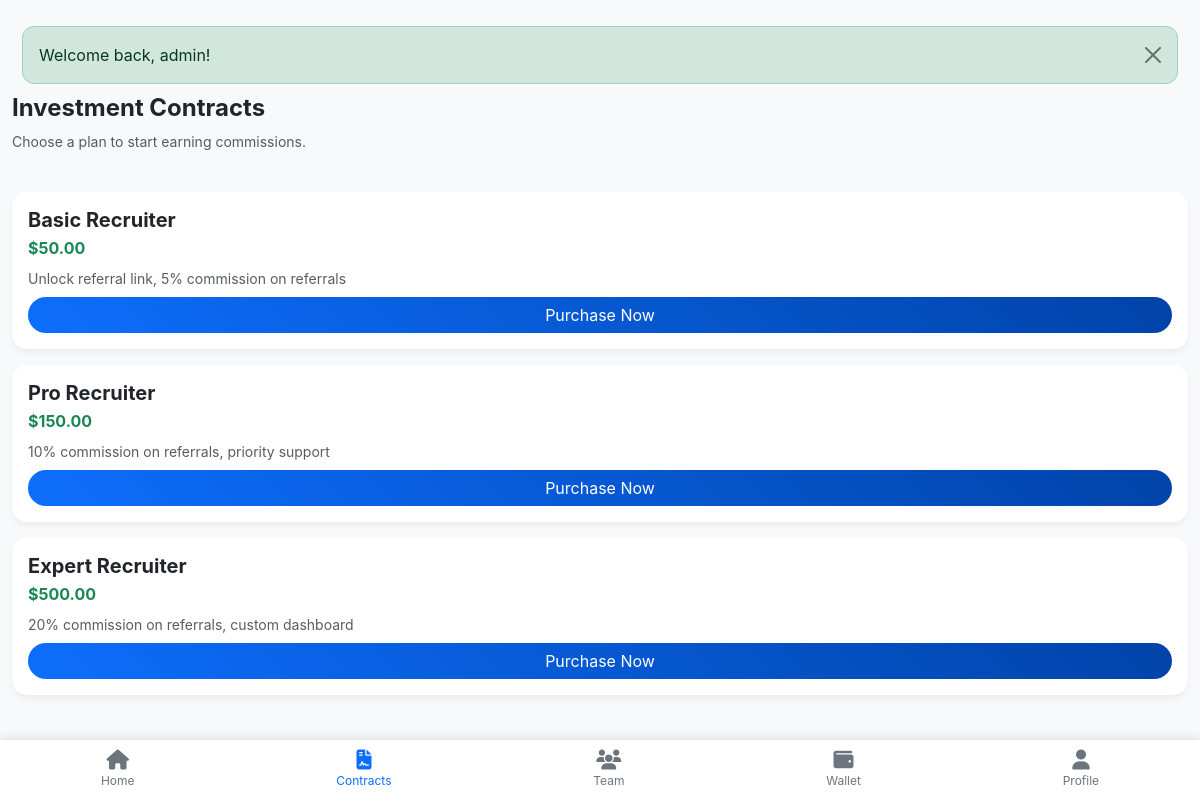
The app's page /user/contracts.php (signed in) with its own data.
### tables this page shows
CREATE TABLE IF NOT EXISTS contracts (
    id INT AUTO_INCREMENT PRIMARY KEY,
    name VARCHAR(100) NOT NULL,
    price DECIMAL(15, 2) NOT NULL,
    benefits TEXT,
    referral_commission_percentage DECIMAL(5, 2) DEFAULT 0.00,
    file_path VARCHAR(255) DEFAULT NULL,
    created_at TIMESTAMP DEFAULT CURRENT_TIMESTAMP,
    updated_at TIMESTAMP DEFAULT CURRENT_TIMESTAMP ON UPDATE CURRENT_TIMESTAMP
);

### user/contracts.php (the view, shortened to what this page needs)
<?php
require_once __DIR__ . '/../includes/functions.php';
require_once __DIR__ . '/../includes/auth.php';
$user = get_logged_in_user($pdo);
$stmt = $pdo->query("SELECT * FROM contracts");
$contracts = $stmt->fetchAll();
$stmt = $pdo->prepare("SELECT contract_id FROM user_contracts WHERE user_id = ? AND status = 'active'");
$stmt->execute([$user['id']]);
$active_user_contracts = $stmt->fetchAll(PDO::FETCH_COLUMN);
$active_page = 'contracts';
include __DIR__ . '/../includes/header.php';
?>
<div class="row">
    <div class="col-12 mb-4">
        <h4 class="fw-bold">Investment Contracts</h4>
        <p class="text-muted small">Choose a plan to start earning commissions.</p>
    </div>
    <?php foreach ($contracts as $contract): ?>
        <div class="col-12 mb-3">
            <div class="card p-3 <?php echo in_array($contract['id'], $active_user_contracts) ? 'border-primary' : ''; ?>">
                <div class="d-flex justify-content-between">
                    <div>
                        <h5 class="fw-bold mb-1"><?php echo htmlspecialchars($contract['name']); ?></h5>
                        <p class="text-success fw-bold mb-2"><?php echo format_currency($contract['price']); ?></p>
                        <p class="small text-muted mb-2"><?php echo nl2br(htmlspecialchars($contract['benefits'])); ?></p>
                    </div>
                </div>
                <form method="POST" action="">
                    <button type="submit" class="btn btn-primary w-100 rounded-pill" <?php echo in_array($contract['id'], $active_user_contracts) ? 'disabled' : ''; ?>>
                        <?php echo in_array($contract['id'], $active_user_contracts) ? 'Already Purchased' : 'Purchase Now'; ?>
                    </button>
                </form>
            </div>
        </div>
    <?php endforeach; ?>
</div>
<?php include __DIR__ . '/../includes/footer.php'; ?>

### includes/header.php (shortened to what this page needs)
<!DOCTYPE html>
<html lang="en">
<head>
    <link href="https://cdn.jsdelivr.net/npm/bootstrap@5.3.0/dist/css/bootstrap.min.css" rel="stylesheet">
    <link href="https://cdnjs.cloudflare.com/ajax/libs/font-awesome/6.4.0/css/all.min.css" rel="stylesheet">
    <link rel="stylesheet" href="/assets/css/style.css">
</head>
<body>
<div class="container-fluid pt-3">
    <?php display_flash_message(); ?>

### includes/functions.php (shortened to what this page needs)
<?php
function display_flash_message() {
    if (isset($_SESSION['flash'])) {
        $flash = $_SESSION['flash'];
        echo '<div class="alert alert-' . $flash['type'] . ' alert-dismissible fade show" role="alert">
                ' . $flash['message'] . '
                <button type="button" class="btn-close" data-bs-dismiss="alert" aria-label="Close"></button>
              </div>';
    }
}
function is_logged_in() {
    return isset($_SESSION['user_id']);
}
function format_currency($amount) {
    return '$' . number_format($amount, 2);
}
?>

### includes/footer.php (shortened to what this page needs)
</div>
<?php if (is_logged_in()): ?>
<nav class="bottom-nav">
    <a href="/user/dashboard.php" class="<?php echo ($active_page == 'home') ? 'active' : ''; ?>">
        <i class="fas fa-home"></i>
        Home
    </a>
    <a href="/user/contracts.php" class="<?php echo ($active_page == 'contracts') ? 'active' : ''; ?>">
        <i class="fas fa-file-contract"></i>
        Contracts
    </a>
    <a href="/user/team.php" class="<?php echo ($active_page == 'team') ? 'active' : ''; ?>">
        <i class="fas fa-users"></i>
        Team
    </a>
    <a href="/user/wallet.php" class="<?php echo ($active_page == 'wallet') ? 'active' : ''; ?>">
        <i class="fas fa-wallet"></i>
        Wallet
    </a>
    <a href="/user/profile.php" class="<?php echo ($active_page == 'profile') ? 'active' : ''; ?>">
        <i class="fas fa-user"></i>
        Profile
    </a>
</nav>
<?php endif; ?>
</body>
</html>

### assets/css/style.css (style rules this page uses)
body { -webkit-tap-highlight-color: transparent; user-select: none; }
.card { transition: transform 0.2s ease; }
.btn-primary { background: linear-gradient(45deg, #0d6efd, #0043a8); border: none; }
.alert { border-radius: 12px; margin: 10px; }

### includes/header.php (style rules this page uses)
body { background-color: #f8f9fa; font-family: 'Inter', sans-serif; padding-bottom: 70px; }
.card { border-radius: 15px; border: none; box-shadow: 0 4px 6px rgba(0,0,0,0.05); }
.bottom-nav { position: fixed; bottom: 0; left: 0; right: 0; background: #fff; display: flex; justify-content: space-around; padding: 10px 0; box-shadow: 0 -2px 10px rgba(0,0,0,0.1); z-index: 1000; }
.bottom-nav a { color: #6c757d; text-decoration: none; text-align: center; font-size: 12px; }
.bottom-nav a.active { color: #0d6efd; }
.bottom-nav i { display: block; font-size: 20px; margin-bottom: 2px; }

### records on screen
contracts: name "Basic Recruiter", price "$50.00", benefits "Unlock referral link, 5% commission on referrals", shows "Purchase Now"
contracts: name "Pro Recruiter", price "$150.00", benefits "10% commission on referrals, priority support", shows "Purchase Now"
contracts: name "Expert Recruiter", price "$500.00", benefits "20% commission on referrals, custom dashboard", shows "Purchase Now"

### other values on screen
$flash['message'] "Welcome back, admin!"
